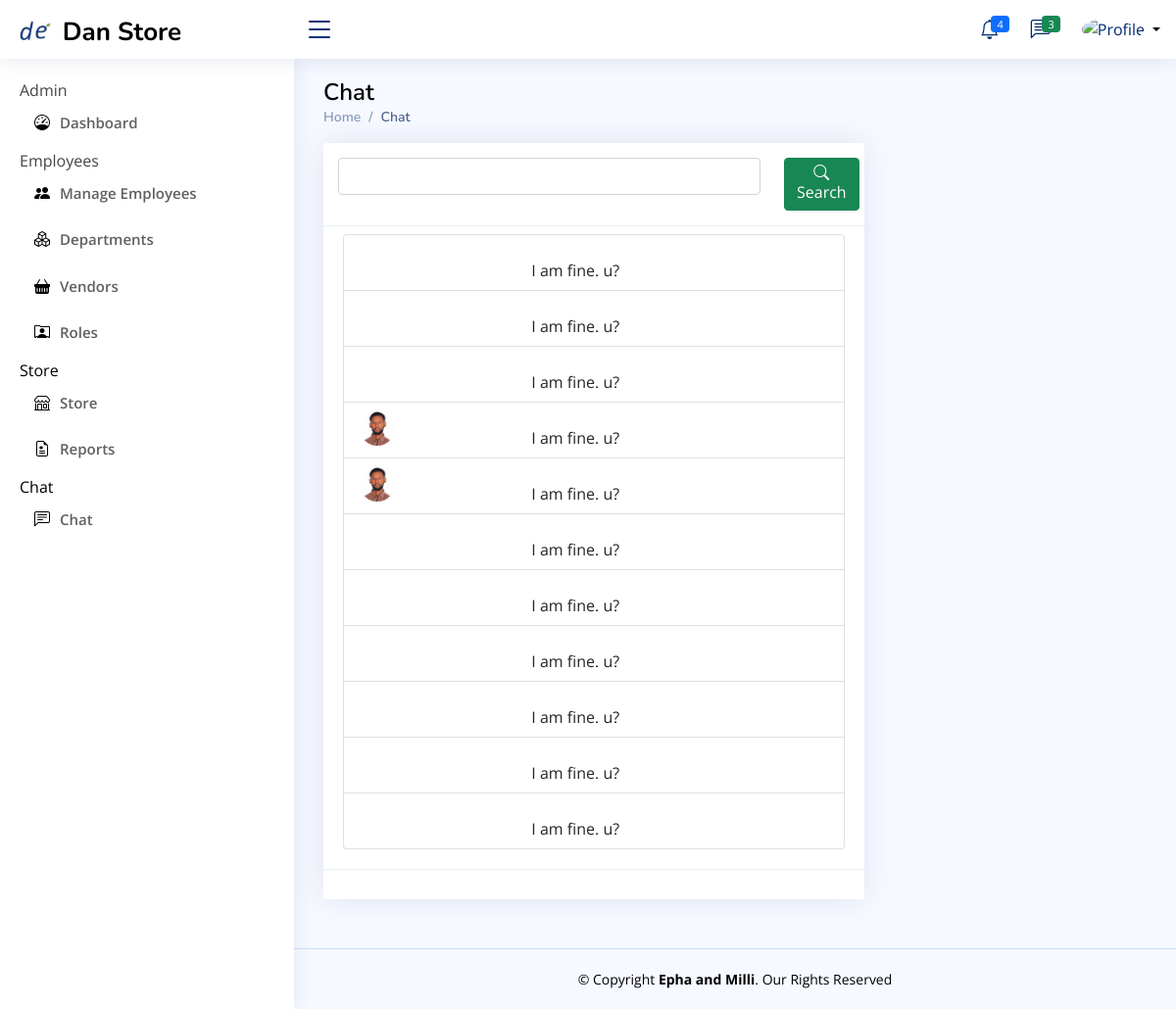
/comp-admin/chat/, run on the app's committed database.
### Store_manager/models.py (models this page shows, shortened)
class employ(models.Model):
    user=models.ForeignKey(User,null=True,blank=True,on_delete=models.CASCADE)
    role= models.CharField(max_length=200,null=True,blank=True)
    profile_pic=models.ImageField(null=True,blank=True, upload_to='Profile/')
    Full_Name=models.CharField(max_length=300, null=True)
    gender = models.CharField(max_length=20,null=True,blank=True)
    phone1 = models.CharField(max_length=200, null=True)
    phone2 = models.CharField(max_length=200, null=True)
    facebook = models.CharField(max_length=200, null=True,blank=True)
    telegram = models.CharField(max_length=200, null=True,blank=True)
    instagram = models.CharField(max_length=200, null=True,blank=True)
    about = models.TextField(max_length=500, null=True)
    address = models.CharField(max_length=200, null=True)
    inDepartment = models.CharField(max_length=300,null=True)
    date_created = models.DateTimeField(auto_now_add=True, null=True)
    Thechnologist =models.BooleanField(blank=True,null=True,default=False)
    accessStore=models.ForeignKey(allStore,null=True,blank=True,on_delete=models.CASCADE)

### Company_Admin/views.py (the view, shortened to what this page needs)
# urls.py: path('chat/',views.chat,name="admin-chat"),
def chat(request):
    chat_group=employ.objects.all()
    context={
        'chat_group':chat_group,
    }
    return render(request,'Company_Admin/chat/index.html',context)

### Templates/Company_Admin/Chat/index.html (shortened to what this page needs)
{% extends 'Company_Admin/base.html' %} {% block admin %}
<main id="main" class="main">
    <div class="pagetitle">
      <h1 style="color: black">Chat</h1>
      <nav>
        <ol class="breadcrumb">
          <li class="breadcrumb-item"> <a href="{% url 'admin-dashboard' %}">Home</a></li>
          <li class="breadcrumb-item active">Chat</li>
        </ol>
      </nav>
    </div>
    <section class="section">
        <div class="row">
            <div class="col-lg-8">
                <div class="card">
                    <div class="card-header">
                        <div class="row">
                            <div class="col-10">
                                <input type="text" class="form-control" id="inputText">
                            </div>
                            <div class="col-2">
                                <button type="submit" class="btn btn-success"> <i class="bi bi-search"></i> Search</button>
                            </div>
                        </div>
                    </div>
                    <div class="card-body pt-2">
                        <div class="list-group">
                            {% for chat in chat_group %}
                            {% if chat.user != user %}
                            <a href="{% url 'admin-chat_people' chat.id %}" class="list-group-item list-group-item-action " aria-current="true">
                                <div class="row">
                                    <div class="col-lg-4">
                                      {% if chat.profile_pic %}
                                        <img src="{{ chat.profile_pic.url}}" alt="Profile" class="rounded-circle w-25">
                                      {% endif %}
                                    </div>
                                    <div class="col-lg-8">
                                        <div class="pt-3">
                                            <span class="d-none d-md-block ps-2">I am fine. u?</span>
                                         </div>
                                    </div>
                                </div>
                                </a>
                                {% endif %}
                                {% endfor %}
                          </div>
                    </div>
                    <div class="card-footer">
                    </div>
                  </div>
            </div>
         </div>
    </section>
  </main>
{% endblock %}

### static/assets/css/style.css (style rules this page uses)
:root { scroll-behavior: smooth; }
body { font-family: "Open Sans", sans-serif; background: #f6f9ff; color: #444444; }
a { color: #4154f1; text-decoration: none; }
h1, h2, h3, h4, h5, h6 { font-family: "Nunito", sans-serif; }
#main { margin-top: 60px; padding: 20px 30px; transition: all 0.3s; }
.pagetitle { margin-bottom: 10px; }
.pagetitle h1 { font-size: 24px; margin-bottom: 0; font-weight: 600; color: #012970; }
.card { margin-bottom: 30px; border: none; border-radius: 5px; box-shadow: 0px 0 30px rgba(1, 41, 112, 0.1); }
.card-header, .card-footer { border-color: #ebeef4; background-color: #fff; color: #798eb3; padding: 15px; }
.card-body { padding: 0 20px 20px 20px; }
.breadcrumb { font-size: 14px; font-family: "Nunito", sans-serif; color: #899bbd; font-weight: 600; }
.breadcrumb a { color: #899bbd; transition: 0.3s; }
.breadcrumb .breadcrumb-item::before { color: #899bbd; }
.breadcrumb .active { color: #51678f; font-weight: 600; }
@media (min-width: 1200px) { #main, #footer { margin-left: 300px; } }

### data on the page
employ: shows "I am fine. u?"
employ: shows "I am fine. u?"
employ: shows "I am fine. u?"
employ: profile_pic (picture)
employ: profile_pic (picture)
employ: shows "I am fine. u?"
employ: shows "I am fine. u?"
employ: shows "I am fine. u?"
employ: shows "I am fine. u?"
employ: shows "I am fine. u?"
employ: shows "I am fine. u?"
